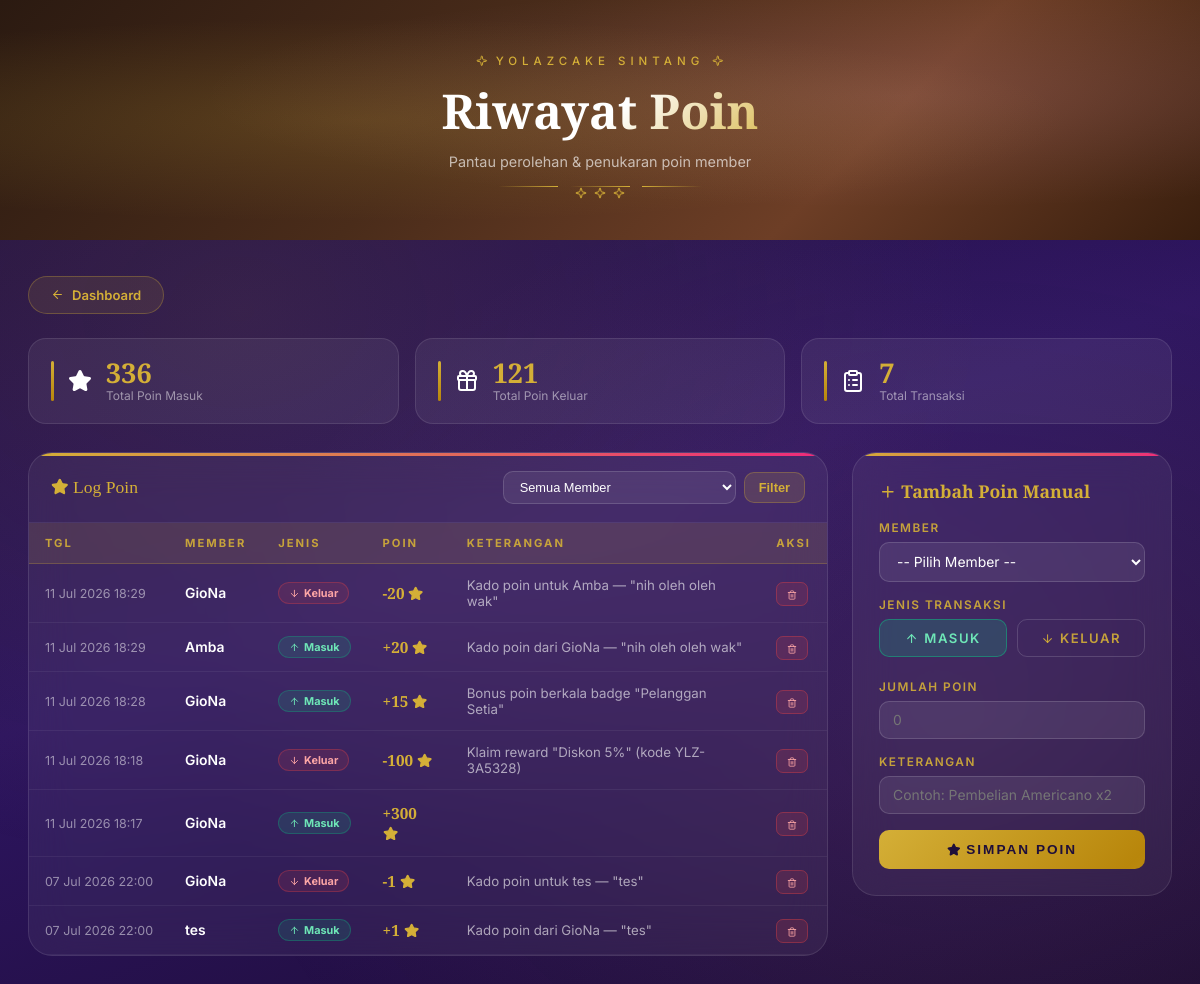
Page /riwayat_poin/riwayat_poin.php (signed in) on the committed database.
### tables this page shows
CREATE TABLE `riwayat_poin` (
  `id_riwayat` int(11) NOT NULL,
  `id_member` int(11) NOT NULL,
  `jenis` enum('Masuk','Keluar') NOT NULL,
  `poin` int(11) NOT NULL,
  `keterangan` varchar(255) DEFAULT NULL,
  `created_at` timestamp NOT NULL DEFAULT current_timestamp()
);

CREATE TABLE `member` (
  `id_member` int(11) NOT NULL,
  `id_user` int(11) DEFAULT NULL,
  `nama` varchar(100) NOT NULL,
  `email` varchar(100) DEFAULT NULL,
  `no_hp` varchar(20) DEFAULT NULL,
  `alamat` text DEFAULT NULL,
  `poin` int(11) DEFAULT 0,
  `streak_saat_ini` int(11) NOT NULL DEFAULT 0,
  `streak_terbaik` int(11) NOT NULL DEFAULT 0,
  `checkin_terakhir` date DEFAULT NULL,
  `created_at` timestamp NOT NULL DEFAULT current_timestamp()
);

### riwayat_poin/riwayat_poin.php (the view, shortened to what this page needs)
<?php
include '../config/koneksi.php';
$filter_member = (int)($_GET['member'] ?? 0);
if($filter_member){
    $stmt = $conn->prepare("SELECT rp.*,m.nama FROM riwayat_poin rp LEFT JOIN member m ON m.id_member=rp.id_member WHERE rp.id_member=? ORDER BY rp.created_at DESC");
    $stmt->bind_param("i", $filter_member);
    $stmt->execute();
    $query = $stmt->get_result();
} else {
    $query = $conn->query("SELECT rp.*,m.nama FROM riwayat_poin rp LEFT JOIN member m ON m.id_member=rp.id_member ORDER BY rp.created_at DESC");
}
$stats = mysqli_fetch_assoc(mysqli_query($conn,"SELECT SUM(CASE WHEN jenis='Masuk' THEN poin ELSE 0 END) as total_masuk, SUM(CASE WHEN jenis='Keluar' THEN poin ELSE 0 END) as total_keluar, COUNT(*) as total FROM riwayat_poin"));
?>
<!DOCTYPE html>
<html lang="id">
<head>
  <link rel="stylesheet" href="../assets/css/lucide-icons.css">
</head>
<body>
<div class="page-hero" id="pageHero">
  <div class="hero-inner">
    <p class="hero-eyebrow"><i data-lucide="sparkle" class="lucide-ic"></i> YOLAZCAKE Sintang <i data-lucide="sparkle" class="lucide-ic"></i></p>
    <h1>Riwayat Poin</h1>
    <p class="hero-sub">Pantau perolehan & penukaran poin member</p>
    <div class="hero-divider"><span></span><span class="diamond"><i data-lucide="sparkle" class="lucide-ic"></i> <i data-lucide="sparkle" class="lucide-ic"></i> <i data-lucide="sparkle" class="lucide-ic"></i></span><span></span></div>
  </div>
</div>
<div class="page-wrapper">
  <a href="../dashboard.php" class="btn-back"><i data-lucide="arrow-left" class="lucide-ic"></i> Dashboard</a>
  <div class="stats-row">
    <div class="stat-card"><span class="stat-icon"><i data-lucide="star" class="lucide-ic lucide-fill"></i></span>
      <div><div class="stat-val"><?= number_format($stats['total_masuk']??0) ?></div><div class="stat-lbl">Total Poin Masuk</div></div></div>
    <div class="stat-card"><span class="stat-icon"><i data-lucide="gift" class="lucide-ic"></i></span>
      <div><div class="stat-val"><?= number_format($stats['total_keluar']??0) ?></div><div class="stat-lbl">Total Poin Keluar</div></div></div>
    <div class="stat-card"><span class="stat-icon"><i data-lucide="clipboard-list" class="lucide-ic"></i></span>
      <div><div class="stat-val"><?= number_format($stats['total']??0) ?></div><div class="stat-lbl">Total Transaksi</div></div></div>
  </div>
  <div class="main-grid">
    <div class="table-card">
      <div class="card-header">
        <span class="card-title"><i data-lucide="star" class="lucide-ic lucide-fill"></i> Log Poin</span>
        <form method="GET" class="filter-row">
          <select name="member" class="filter-sel">
            <option value="">Semua Member</option>
          </select>
          <button type="submit" class="btn-filter">Filter</button>
        </form>
      </div>
      <div style="overflow-x:auto;">
      <table>
        <thead><tr><th>Tgl</th><th>Member</th><th>Jenis</th><th>Poin</th><th>Keterangan</th><th>Aksi</th></tr></thead>
        <tbody>
        <?php $rows=mysqli_num_rows($query); if($rows>0): while($d=mysqli_fetch_assoc($query)): ?>
        <tr>
          <td style="font-size:.78em;color:rgba(255,255,255,.5);white-space:nowrap;"><?= date('d M Y H:i',strtotime($d['created_at'])) ?></td>
          <td class="td-nama"><?= htmlspecialchars($d['nama']??'—') ?></td>
          <td><?php if($d['jenis']==='Masuk'): ?><span class="badge-masuk"><i data-lucide="arrow-up" class="lucide-ic"></i> Masuk</span>
              <?php else: ?><span class="badge-keluar"><i data-lucide="arrow-down" class="lucide-ic"></i> Keluar</span><?php endif; ?></td>
          <td><span class="poin-val"><?= $d['jenis']==='Masuk'?'+':'-' ?><?= number_format($d['poin']) ?> <i data-lucide="star" class="lucide-ic lucide-fill"></i></span></td>
          <td style="color:rgba(255,255,255,.6);font-size:.83em;"><?= htmlspecialchars($d['keterangan']??'—') ?></td>
          <td><a href="?hapus=<?= $d['id_riwayat'] ?>&<?= $filter_member?"member=$filter_member":'' ?>"
               class="btn-hapus-sm" onclick="return confirm('Hapus entri ini? Poin member akan dikembalikan.')"><i data-lucide="trash-2" class="lucide-ic"></i></a></td>
        </tr>
        <?php endwhile; else: ?>
        <tr><td colspan="6"><div class="empty-state">Belum ada riwayat poin</div></td></tr>
        <?php endif; ?>
        </tbody>
      </table>
      </div>
    </div>
    <div class="form-panel">
      <h3><i data-lucide="plus" class="lucide-ic"></i> Tambah Poin Manual</h3>
      <form method="POST">
        <div class="form-group">
          <label>Member</label>
          <select name="id_member" class="inp" required>
            <option value="">-- Pilih Member --</option>
          </select>
        </div>
        <div class="form-group">
          <label>Jenis Transaksi</label>
          <div class="jenis-row">
            <div>
              <label for="jMasuk" class="jenis-label jenis-label-masuk"><i data-lucide="arrow-up" class="lucide-ic"></i> Masuk</label>
            </div>
            <div>
              <label for="jKeluar" class="jenis-label jenis-label-keluar"><i data-lucide="arrow-down" class="lucide-ic"></i> Keluar</label>
            </div>
          </div>
        </div>
        <div class="form-group">
          <label>Jumlah Poin</label>
          <input type="number" name="poin" placeholder="0" min="1" required>
        </div>
        <div class="form-group">
          <label>Keterangan</label>
          <input type="text" name="keterangan" placeholder="Contoh: Pembelian Americano x2">
        </div>
        <button type="submit" name="tambah_poin" class="btn-submit"><i data-lucide="star" class="lucide-ic lucide-fill"></i> Simpan Poin</button>
      </form>
    </div>
  </div>
</div>
</body>
</html>

### rows in the picture
riwayat_poin: created_at "11 Jul 2026 18:29", id_member.nama "GioNa", jenis "Keluar" (drawn), poin "20", keterangan "Kado poin untuk Amba — \"nih oleh oleh wak\""
riwayat_poin: created_at "11 Jul 2026 18:29", id_member.nama "Amba", jenis "Masuk" (drawn), poin "20", keterangan "Kado poin dari GioNa — \"nih oleh oleh wak\""
riwayat_poin: created_at "11 Jul 2026 18:28", id_member.nama "GioNa", jenis "Masuk" (drawn), poin "15", keterangan "Bonus poin berkala badge \"Pelanggan Setia\""
riwayat_poin: created_at "11 Jul 2026 18:18", id_member.nama "GioNa", jenis "Keluar" (drawn), poin "100", keterangan "Klaim reward \"Diskon 5%\" (kode YLZ-3A5328)"
riwayat_poin: created_at "11 Jul 2026 18:17", id_member.nama "GioNa", jenis "Masuk" (drawn), poin "300"
riwayat_poin: created_at "07 Jul 2026 22:00", id_member.nama "GioNa", jenis "Keluar" (drawn), poin "1", keterangan "Kado poin untuk tes — \"tes\""
riwayat_poin: created_at "07 Jul 2026 22:00", id_member.nama "tes", jenis "Masuk" (drawn), poin "1", keterangan "Kado poin dari GioNa — \"tes\""

### other values in the picture
$stats['total_masuk'] "336"
$stats['total_keluar'] "121"
$stats['total'] "7"
